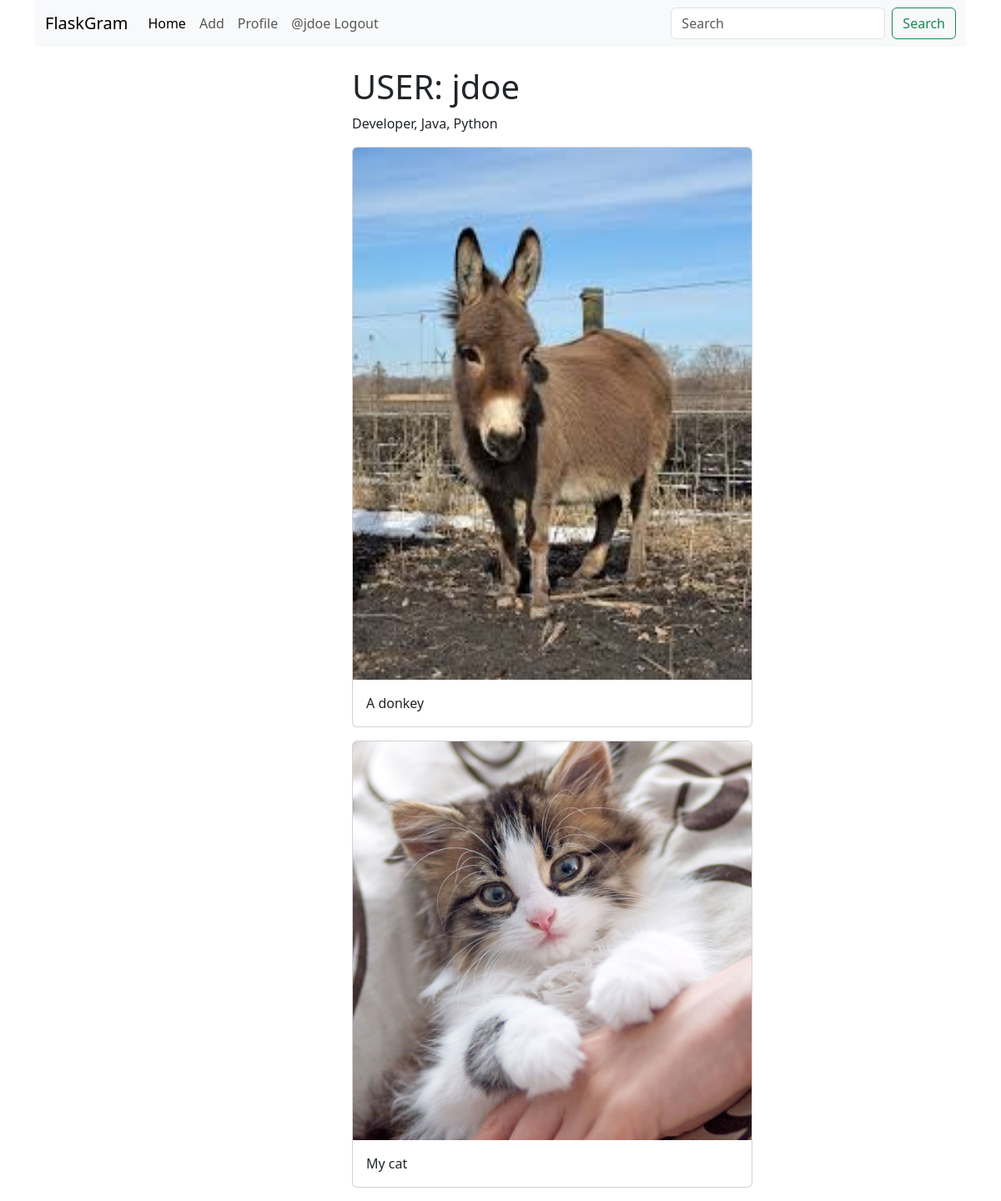
The app's page /user/1 (signed in) with its own data.
### tables this page shows
CREATE TABLE users (
    id INTEGER PRIMARY KEY AUTOINCREMENT,
    username TEXT UNIQUE NOT NULL,
    password TEXT NOT NULL,
    description TEXT, 
    created_at TIMESTAMP NOT NULL
);

CREATE TABLE posts (
    id INTEGER PRIMARY KEY AUTOINCREMENT,
    content TEXT NOT NULL,
    image TEXT NOT NULL,
    created_at TIMESTAMP NOT NULL, 
    users_id INTEGER NOT NULL, likes integer default 0,
    FOREIGN KEY (users_id) REFERENCES users (id) 
);

### app.py (the view)
@app.route('/user/<int:uid>')
def user_page(uid):
    db = get_db_connection()
    user = db.execute("SELECT * FROM users WHERE id=?", (uid,)).fetchone()
    if user is None:
        abort(404)
    posts = db.execute("SELECT * FROM posts WHERE users_id=? ORDER BY created_at DESC",
                       (uid,)).fetchall()
    return render_template('user.html', user=user, posts=posts)

### app.py (called while the page is built)
def get_db_connection():
    if 'db' not in g:
        g.db = sqlite3.connect(app.config['DATABASE'])
        g.db.row_factory = sqlite3.Row
    return g.db

@app.before_request
def load_logged_in_user():
    user_id = session.get('user_id')
    if user_id is None:
        g.user = None
    else:
        db = get_db_connection()
        g.user = db.execute("SELECT * FROM users WHERE id=?", (user_id,)).fetchone()

### templates/user.html
{% extends 'base.html' %}
{% block content %}
    <div class="row">
        <div class="col-md-4 mx-auto">
            <h1>USER: {{ user['username'] }}</h1>
            <p>{{ user['description'] }}</p>
            {% for row in posts %}
                <div class="card mb-3" style="width: 30rem;">
                    <img src="/static/uploads/{{ row['image'] }}" class="card-img-top" alt="...">
                <div class="card-body">
                    <p class="card-text">{{ row['content'] }}</p>
                </div>
                </div>
            {% endfor %}
        </div>
    </div>
{% endblock %}

### templates/base.html (shortened to what this page needs)
<!DOCTYPE html>
<html lang="en">
<head>
    <link href="https://cdn.jsdelivr.net/npm/bootstrap@5.3.6/dist/css/bootstrap.min.css" rel="stylesheet">
    <link rel="stylesheet" href="https://cdnjs.cloudflare.com/ajax/libs/font-awesome/6.7.2/css/all.min.css" />
</head>
<body>
    <div class="container">
        <nav class="navbar navbar-expand-lg bg-body-tertiary">
            <div class="container-fluid">
                <a class="navbar-brand" href="#">FlaskGram</a>
                <div class="collapse navbar-collapse" id="navbarSupportedContent">
                <ul class="navbar-nav me-auto mb-2 mb-lg-0">
                    <li class="nav-item">
                    <a class="nav-link active" aria-current="page" href="#">Home</a>
                    </li>
                    {% if g.user %}
                    <li class="nav-item">
                    <a class="nav-link" href="/create">Add</a>
                    </li>
                    <li class="nav-item">
                    <a class="nav-link" href="/profile">Profile</a>
                    </li>
                    <li class="nav-item">
                    <a class="nav-link" href="/logout">@{{ g.user['username'] }} Logout</a>
                    </li>
                    {% endif %}
                </ul>
                <form class="d-flex" role="search" action="/search" method="post">
                    <input name="search_term" class="form-control me-2" type="search" placeholder="Search" aria-label="Search"/>
                    <button class="btn btn-outline-success" type="submit">Search</button>
                </form>
                </div>
            </div>
        </nav>
        <div class="mt-4">
            {% block content %}{% endblock %}
        </div>
    </div>
</body>
</html>

### records on screen
users: user.username "jdoe", username "jdoe", description "Developer, Java, Python"
posts: image (picture), content "A donkey"
posts: image (picture), content "My cat"
